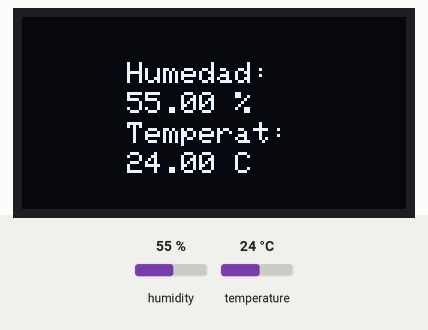
The sketch below on a simulated Arduino Uno, built with avr-gcc and run on an emulated ATmega328P. Shown: 128×64 one-colour display. The inputs (shaded band) are chosen by the test bench; at power-on: humidity 55 %, temperature 24 °C. What the sketch prints to the serial monitor is not drawn.

Above: at 4.6 s.
4.7 s: humidity set to 22 %
At 6.6 s:
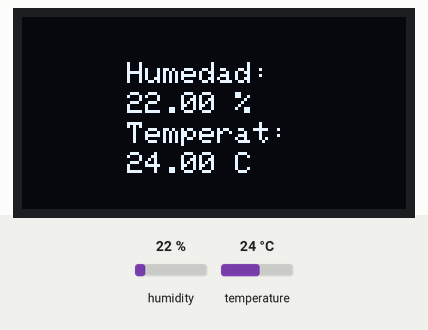
11.2 s: temperature set to 12 °C
At 12.9 s:
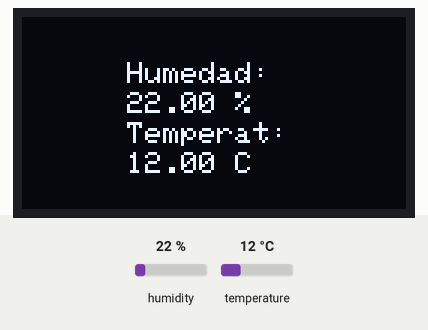
15.9 s: humidity set to 40 %
At 17.1 s:
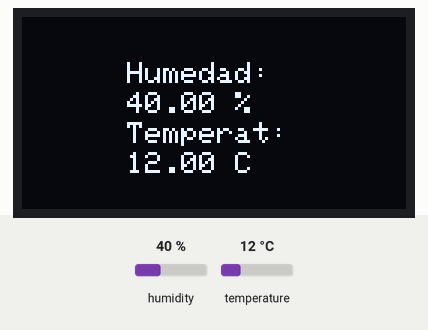
19.0 s: temperature set to 19 °C
Timing chart, 0 to 22.0 s (numbered marks = the images above; inputs shaded):
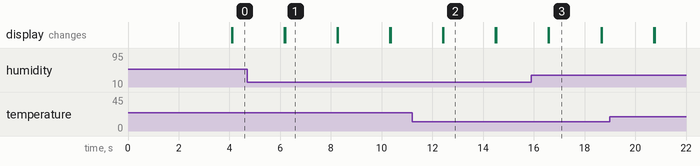

Measured:
- after the input at 4.7 s, the display: first changes after 1.5 s (image 1 shows a later state)
- after the input at 11.2 s, the display: first differs from a run without the input after 1.2 s (image 2)
- after the input at 15.9 s, the display: first changes after 0.67 s (image 3 shows a later state)
- what the display in image 1 shows lasts 2.0 s, from 6.2 s to 8.2 s

The sketch:

Lcd_64x48.ino
```cpp
#include <Wire.h>
#include <Adafruit_GFX.h>
#include <Adafruit_SSD1306.h>
#include <Adafruit_Sensor.h>
#include "DHT.h"
#define SCREEN_WIDTH 128 // OLED display ancho, en pixels
#define SCREEN_HEIGHT 64 // OLED display largo, en pixels
#define OLED_RESET 0
Adafruit_SSD1306 display(SCREEN_WIDTH, SCREEN_HEIGHT);
#define DHTPIN 2

#define BLUE 0x001F
#define DHTTYPE    DHT11     // DHT 11

DHT dht(DHTPIN, DHTTYPE);

void setup() {
  Serial.begin(115200);
  dht.begin();
 // display.begin(SH1106_SWITCHCAPVCC, 0x3C);
   display.begin(SSD1306_SWITCHCAPVCC, 0x3C);
  delay(2000);
  display.clearDisplay();
  display.setTextColor(SSD1306_WHITE);
 //  display.setTextColor(BLUE);
}

void loop() {
  delay(2000);

  //read temperature and humidity
  float t = dht.readTemperature();
  float h = dht.readHumidity();
  if (isnan(t) || isnan(h)) {
    Serial.println("Fallo!");
  }
Serial.println(t);
Serial.println(h);
  //clear display
  display.clearDisplay();

  // display temperature
  display.setTextSize(1);
  display.setCursor(0,7);
  //display.setTextColor(BLUE);
display.setTextSize(1);
  display.setCursor(35, 15);
  display.print("Humedad: ");
  display.setTextSize(1);
  display.setCursor(35, 25);
  display.print(h);
  display.print(" %");
  display.display();


  // display humidity
  display.setTextSize(1);
  display.setCursor(35, 35);
  display.print("Temperat: ");
  display.setTextSize(1);
  display.setCursor(35, 45);
  display.print(t);
  display.print(" C");
  display.display();
}
```
